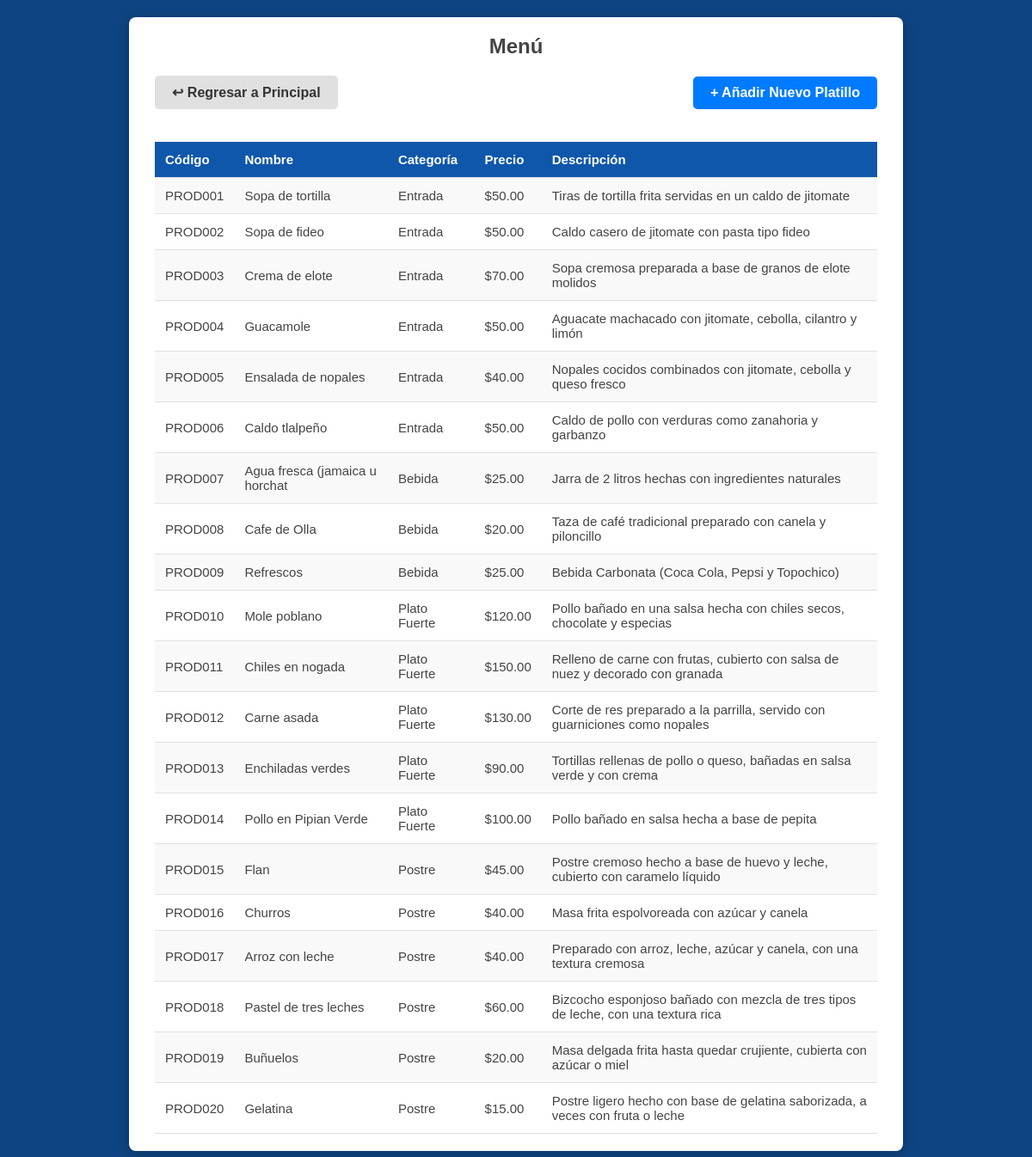
Screenshot of /Restaurante/carta.php with the database file from the repository.
### tables this page shows
CREATE TABLE `carta` (
  `Id_producto` varchar(20) NOT NULL,
  `Nombre` varchar(30) DEFAULT NULL,
  `Tipo` varchar(15) DEFAULT NULL,
  `Precio` decimal(10,2) DEFAULT NULL,
  `Descripcion` varchar(100) DEFAULT NULL
);

### Restaurante/carta.php (the view, shortened to what this page needs)
<?php
include 'conexion.php';
?>
<!DOCTYPE html>
<html lang="es">
<head>
    <link rel="stylesheet" href="estilos/style_carta.css">
</head>
<body>
    <div class="contenedor-tabla">
        <h2>Menú</h2>
        <div class="acciones-tabla">
            <a href="index.php" class="btn-secundario">↩ Regresar a Principal</a>
            <a href="nuevo_platillo.php" class="btn-primario">+ Añadir Nuevo Platillo</a>
        </div> <br>
        <table>
            <tr>
                <th>Código</th>
                <th>Nombre</th>
                <th>Categoría</th>
                <th>Precio</th>
                <th>Descripción</th>
            </tr>
            <?php
            $sql = "SELECT * FROM CARTA";
            $resultado = $conexion->query($sql);
            if($resultado->num_rows > 0) {
                while($fila = $resultado->fetch_assoc()) {
                    echo "<tr>";
                    echo "<td>" . $fila["Id_producto"] . "</td>";
                    echo "<td>" . $fila["Nombre"] . "</td>";
                    echo "<td>" . $fila["Tipo"] . "</td>";
                    echo "<td>$" . $fila["Precio"] . "</td>";
                    echo "<td>" . $fila["Descripcion"] . "</td>";
                    echo "</tr>";
                }
            } else {
                echo "<tr><td colspan='5' style='text-align: center;'>No hay platos disponibles</td></tr>";
            }
            ?>
        </table>
    </div>
</body>
</html>

### Restaurante/estilos/style_carta.css (style rules this page uses)
body { background-color: #0e4481; font-family: 'Arial', sans-serif; display: flex; justify-content: center; align-items: center; margin: 0; min-height: 100vh; }
.contenedor-tabla { background: #ffffff; padding: 20px 30px; border-radius: 8px; width: 90%; max-width: 900px; box-shadow: 0px 4px 15px rgba(0,0,0,0.2); box-sizing: border-box; margin: 20px; overflow-x: auto; }
.contenedor-tabla h2 { text-align: center; color: #444; margin-top: 0; margin-bottom: 20px; }
.acciones-tabla { display: flex; justify-content: space-between; align-items: center; margin-bottom: 20px; }
.btn-primario, .btn-secundario { display: inline-block; padding: 10px 20px; border-radius: 5px; text-decoration: none; font-size: 16px; font-weight: bold; cursor: pointer; transition: background-color 0.3s; text-align: center; }
.btn-secundario { background-color: #e0e0e0; color: #333; }
.btn-primario { background-color: #007bff; color: white; }
table { width: 100%; border-collapse: collapse; }
th, td { padding: 12px; text-align: left; border-bottom: 1.5px solid #e1e1e1; color: #444; font-size: 15px; }
th { background-color: #0f57ab; color: white; font-weight: 600; }
tr:nth-child(even) { background-color: #f9f9f9; }

### rows the page displays
carta: Id_producto "PROD001", Nombre "Sopa de tortilla", Tipo "Entrada", Precio "50.00", Descripcion "Tiras de tortilla frita servidas en un caldo de jitomate"
carta: Id_producto "PROD002", Nombre "Sopa de fideo", Tipo "Entrada", Precio "50.00", Descripcion "Caldo casero de jitomate con pasta tipo fideo"
carta: Id_producto "PROD003", Nombre "Crema de elote", Tipo "Entrada", Precio "70.00", Descripcion "Sopa cremosa preparada a base de granos de elote molidos"
carta: Id_producto "PROD004", Nombre "Guacamole", Tipo "Entrada", Precio "50.00", Descripcion "Aguacate machacado con jitomate, cebolla, cilantro y limón"
carta: Id_producto "PROD005", Nombre "Ensalada de nopales", Tipo "Entrada", Precio "40.00", Descripcion "Nopales cocidos combinados con jitomate, cebolla y queso fresco"
carta: Id_producto "PROD006", Nombre "Caldo tlalpeño", Tipo "Entrada", Precio "50.00", Descripcion "Caldo de pollo con verduras como zanahoria y garbanzo"
carta: Id_producto "PROD007", Nombre "Agua fresca (jamaica u horchat", Tipo "Bebida", Precio "25.00", Descripcion "Jarra de 2 litros hechas con ingredientes naturales"
carta: Id_producto "PROD008", Nombre "Cafe de Olla", Tipo "Bebida", Precio "20.00", Descripcion "Taza de café tradicional preparado con canela y piloncillo"
carta: Id_producto "PROD009", Nombre "Refrescos", Tipo "Bebida", Precio "25.00", Descripcion "Bebida Carbonata (Coca Cola, Pepsi y Topochico)"
carta: Id_producto "PROD010", Nombre "Mole poblano", Tipo "Plato Fuerte", Precio "120.00", Descripcion "Pollo bañado en una salsa hecha con chiles secos, chocolate y especias"
carta: Id_producto "PROD011", Nombre "Chiles en nogada", Tipo "Plato Fuerte", Precio "150.00", Descripcion "Relleno de carne con frutas, cubierto con salsa de nuez y decorado con granada"
carta: Id_producto "PROD012", Nombre "Carne asada", Tipo "Plato Fuerte", Precio "130.00", Descripcion "Corte de res preparado a la parrilla, servido con guarniciones como nopales"
carta: Id_producto "PROD013", Nombre "Enchiladas verdes", Tipo "Plato Fuerte", Precio "90.00", Descripcion "Tortillas rellenas de pollo o queso, bañadas en salsa verde y con crema"
carta: Id_producto "PROD014", Nombre "Pollo en Pipian Verde", Tipo "Plato Fuerte", Precio "100.00", Descripcion "Pollo bañado en salsa hecha a base de pepita"
carta: Id_producto "PROD015", Nombre "Flan", Tipo "Postre", Precio "45.00", Descripcion "Postre cremoso hecho a base de huevo y leche, cubierto con caramelo líquido"
carta: Id_producto "PROD016", Nombre "Churros", Tipo "Postre", Precio "40.00", Descripcion "Masa frita espolvoreada con azúcar y canela"
carta: Id_producto "PROD017", Nombre "Arroz con leche", Tipo "Postre", Precio "40.00", Descripcion "Preparado con arroz, leche, azúcar y canela, con una textura cremosa"
carta: Id_producto "PROD018", Nombre "Pastel de tres leches", Tipo "Postre", Precio "60.00", Descripcion "Bizcocho esponjoso bañado con mezcla de tres tipos de leche, con una textura rica"
carta: Id_producto "PROD019", Nombre "Buñuelos", Tipo "Postre", Precio "20.00", Descripcion "Masa delgada frita hasta quedar crujiente, cubierta con azúcar o miel"
carta: Id_producto "PROD020", Nombre "Gelatina", Tipo "Postre", Precio "15.00", Descripcion "Postre ligero hecho con base de gelatina saborizada, a veces con fruta o leche"
